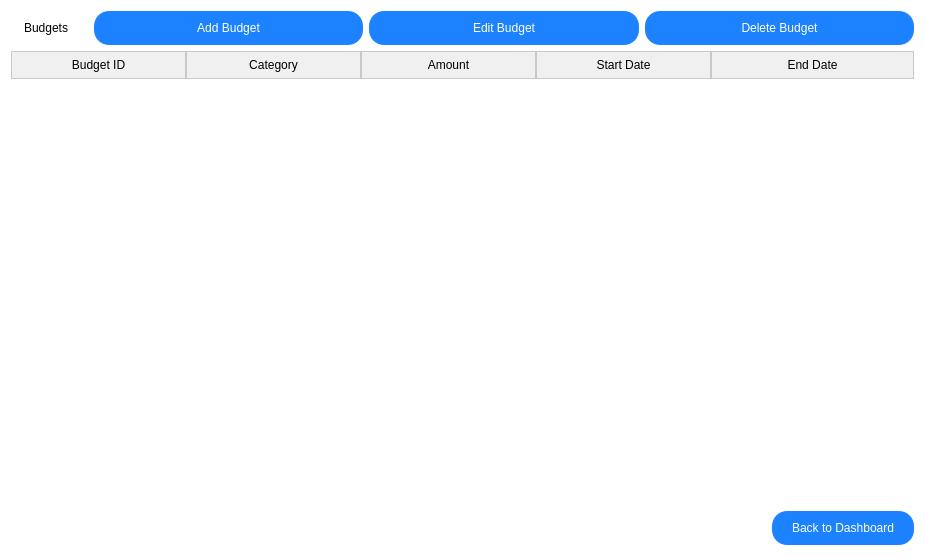
<?xml version="1.0" encoding="UTF-8"?>
<ui version="4.0">
 <class>BudgetsPage</class>
 <widget class="QWidget" name="BudgetsPage">
  <property name="geometry">
   <rect>
    <x>0</x>
    <y>0</y>
    <width>925</width>
    <height>556</height>
   </rect>
  </property>
  <property name="sizePolicy">
   <sizepolicy hsizetype="Expanding" vsizetype="Expanding">
    <horstretch>0</horstretch>
    <verstretch>0</verstretch>
   </sizepolicy>
  </property>
  <property name="windowTitle">
   <string>Form</string>
  </property>
  <property name="styleSheet">
   <string notr="true">QWidget {
    background-color: white;
}

QDialog {
    background-color: white;
    border-radius: 10px;
    padding: 10px;
}

QLabel {
    font: 14px &quot;Arial&quot;;
    color: black;
    padding: 2px 0;
}

QLineEdit, QComboBox {
    border: 1px solid rgb(200, 200, 200);
    border-radius: 5px;
    padding: 5px;
    background-color: rgb(245, 245, 245);
    font: 14px &quot;Arial&quot;;
}
</string>
  </property>
  <layout class="QGridLayout" name="gridLayout">
   <item row="1" column="0" colspan="3">
    <widget class="QTableWidget" name="table_Budgets">
     <property name="styleSheet">
      <string notr="true">QTableWidget {
    border-radius: 10px;
    background-color: white;
    gridline-color: rgb(220, 220, 220);
    font: 14px &quot;Arial&quot;;
}

QHeaderView::section {
    background-color: rgb(240, 240, 240); 
    color: black; 
    font: bold 14px &quot;Arial&quot;;
    padding: 4px;
    border: 1px solid rgb(200, 200, 200);
}

QTableWidget::item:selected {
    background-color: rgb(235, 245, 255); 
    color: black;
}

QComboBox {
    border: 1px solid rgb(200, 200, 200); 
    border-radius: 5px; 
    padding: 4px 8px;
    background-color: white; 
    font: 14px &quot;Arial&quot;; 
}

QComboBox::drop-down {
    border: none;
    subcontrol-origin: padding;
    subcontrol-position: top right;
    width: 20px; 
}

QComboBox::down-arrow {
    image: url(:/icons/down-arrow.png); 
    width: 10px;
    height: 10px;
}

QComboBox QAbstractItemView {
    border: 1px solid rgb(200, 200, 200); 
    border-radius: 5px; 
    background-color: white;
    font: 14px &quot;Arial&quot;; 
    selection-background-color: rgb(220, 220, 220); 
    selection-color: black;
}

</string>
     </property>
     <property name="editTriggers">
      <set>QAbstractItemView::EditTrigger::NoEditTriggers</set>
     </property>
     <property name="columnCount">
      <number>5</number>
     </property>
     <attribute name="horizontalHeaderCascadingSectionResizes">
      <bool>false</bool>
     </attribute>
     <attribute name="horizontalHeaderMinimumSectionSize">
      <number>19</number>
     </attribute>
     <attribute name="horizontalHeaderDefaultSectionSize">
      <number>175</number>
     </attribute>
     <attribute name="horizontalHeaderStretchLastSection">
      <bool>true</bool>
     </attribute>
     <column>
      <property name="text">
       <string>Budget ID</string>
      </property>
     </column>
     <column>
      <property name="text">
       <string>Category</string>
      </property>
     </column>
     <column>
      <property name="text">
       <string>Amount</string>
      </property>
     </column>
     <column>
      <property name="text">
       <string>Start Date</string>
      </property>
     </column>
     <column>
      <property name="text">
       <string>End Date</string>
      </property>
     </column>
    </widget>
   </item>
   <item row="0" column="0">
    <widget class="QLabel" name="label_BudgetsTitle">
     <property name="styleSheet">
      <string notr="true">QLabel  {
    color: black;
    font: bold 35px &quot;Palatino Linotype&quot;;
    padding: 10px;
}</string>
     </property>
     <property name="text">
      <string>Budgets</string>
     </property>
    </widget>
   </item>
   <item row="0" column="2">
    <layout class="QHBoxLayout" name="horizontalLayout">
     <item>
      <widget class="QPushButton" name="button_AddBudget">
       <property name="styleSheet">
        <string notr="true">QPushButton {
    background-color: rgb(28, 130, 255);
    border: none;
    border-radius: 15px;
    color: white;
    padding: 10px 20px;
    font: bold 15px &quot;Arial&quot;;
}

QPushButton:hover {
    background-color: rgb(33, 145, 255);
}

QPushButton:pressed {
    background-color: rgb(23, 110, 230);
}</string>
       </property>
       <property name="text">
        <string>Add Budget</string>
       </property>
      </widget>
     </item>
     <item>
      <widget class="QPushButton" name="button_EditBudget">
       <property name="styleSheet">
        <string notr="true">QPushButton {
    background-color: rgb(28, 130, 255);
    border: none;
    border-radius: 15px;
    color: white;
    padding: 10px 20px;
    font: bold 15px &quot;Arial&quot;;
}

QPushButton:hover {
    background-color: rgb(33, 145, 255);
}

QPushButton:pressed {
    background-color: rgb(23, 110, 230);
}</string>
       </property>
       <property name="text">
        <string>Edit Budget</string>
       </property>
      </widget>
     </item>
     <item>
      <widget class="QPushButton" name="button_DeleteBudget">
       <property name="styleSheet">
        <string notr="true">QPushButton {
    background-color: rgb(28, 130, 255);
    border: none;
    border-radius: 15px;
    color: white;
    padding: 10px 20px;
    font: bold 15px &quot;Arial&quot;;
}

QPushButton:hover {
    background-color: rgb(33, 145, 255);
}

QPushButton:pressed {
    background-color: rgb(23, 110, 230);
}</string>
       </property>
       <property name="text">
        <string>Delete Budget</string>
       </property>
      </widget>
     </item>
    </layout>
   </item>
   <item row="3" column="2">
    <layout class="QHBoxLayout" name="horizontalLayout_2">
     <item>
      <spacer name="horizontalSpacer">
       <property name="orientation">
        <enum>Qt::Orientation::Horizontal</enum>
       </property>
       <property name="sizeHint" stdset="0">
        <size>
         <width>40</width>
         <height>20</height>
        </size>
       </property>
      </spacer>
     </item>
     <item>
      <widget class="QPushButton" name="button_BackToDashboard">
       <property name="styleSheet">
        <string notr="true">QPushButton {
    background-color: rgb(28, 130, 255);
    border: none;
    border-radius: 15px;
    color: white;
    padding: 10px 20px;
    font: bold 15px &quot;Arial&quot;;
}

QPushButton:hover {
    background-color: rgb(33, 145, 255);
}

QPushButton:pressed {
    background-color: rgb(23, 110, 230);
}</string>
       </property>
       <property name="text">
        <string>Back to Dashboard</string>
       </property>
      </widget>
     </item>
    </layout>
   </item>
  </layout>
 </widget>
 <resources/>
 <connections/>
</ui>
